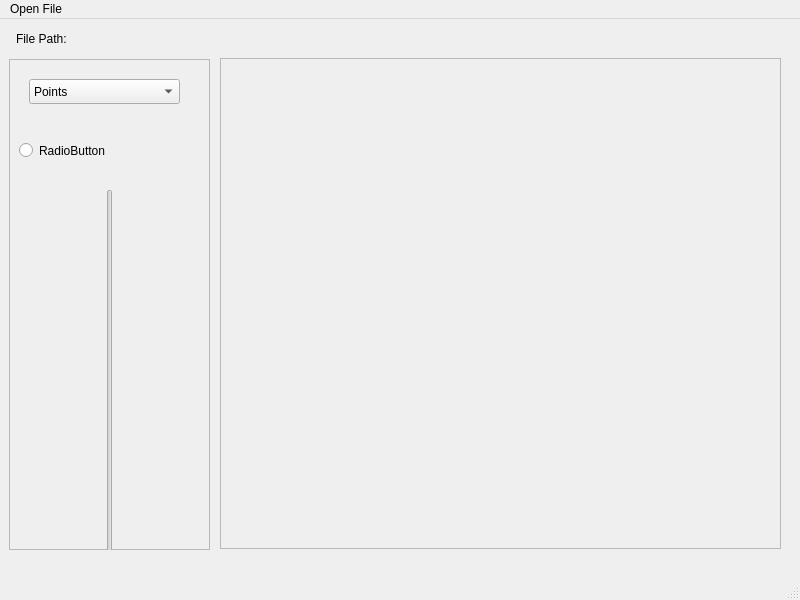
<?xml version="1.0" encoding="UTF-8"?>
<ui version="4.0">
 <class>MainWindow</class>
 <widget class="QMainWindow" name="MainWindow">
  <property name="geometry">
   <rect>
    <x>0</x>
    <y>0</y>
    <width>800</width>
    <height>600</height>
   </rect>
  </property>
  <property name="windowTitle">
   <string>MainWindow</string>
  </property>
  <widget class="QWidget" name="centralwidget">
   <widget class="QFrame" name="vtk_Frame">
    <property name="geometry">
     <rect>
      <x>220</x>
      <y>39</y>
      <width>561</width>
      <height>491</height>
     </rect>
    </property>
    <property name="frameShape">
     <enum>QFrame::StyledPanel</enum>
    </property>
    <property name="frameShadow">
     <enum>QFrame::Raised</enum>
    </property>
   </widget>
   <widget class="QFrame" name="utility_Frame">
    <property name="geometry">
     <rect>
      <x>9</x>
      <y>40</y>
      <width>201</width>
      <height>491</height>
     </rect>
    </property>
    <property name="frameShape">
     <enum>QFrame::StyledPanel</enum>
    </property>
    <property name="frameShadow">
     <enum>QFrame::Raised</enum>
    </property>
    <widget class="QComboBox" name="view_Box">
     <property name="geometry">
      <rect>
       <x>20</x>
       <y>20</y>
       <width>151</width>
       <height>25</height>
      </rect>
     </property>
     <item>
      <property name="text">
       <string>Points</string>
      </property>
     </item>
     <item>
      <property name="text">
       <string>Wireframe</string>
      </property>
     </item>
     <item>
      <property name="text">
       <string>Surface</string>
      </property>
     </item>
    </widget>
    <widget class="QRadioButton" name="radioButton">
     <property name="geometry">
      <rect>
       <x>10</x>
       <y>80</y>
       <width>112</width>
       <height>23</height>
      </rect>
     </property>
     <property name="text">
      <string>RadioButton</string>
     </property>
    </widget>
    <widget class="QWidget" name="">
     <property name="geometry">
      <rect>
       <x>0</x>
       <y>130</y>
       <width>201</width>
       <height>381</height>
      </rect>
     </property>
     <layout class="QHBoxLayout" name="horizontalLayout">
      <item>
       <spacer name="horizontalSpacer_2">
        <property name="orientation">
         <enum>Qt::Horizontal</enum>
        </property>
        <property name="sizeHint" stdset="0">
         <size>
          <width>40</width>
          <height>20</height>
         </size>
        </property>
       </spacer>
      </item>
      <item>
       <widget class="QSlider" name="res_Slider">
        <property name="orientation">
         <enum>Qt::Vertical</enum>
        </property>
       </widget>
      </item>
      <item>
       <spacer name="horizontalSpacer">
        <property name="orientation">
         <enum>Qt::Horizontal</enum>
        </property>
        <property name="sizeHint" stdset="0">
         <size>
          <width>40</width>
          <height>20</height>
         </size>
        </property>
       </spacer>
      </item>
     </layout>
    </widget>
   </widget>
   <widget class="QLabel" name="dir_Label">
    <property name="geometry">
     <rect>
      <x>16</x>
      <y>10</y>
      <width>761</width>
      <height>20</height>
     </rect>
    </property>
    <property name="text">
     <string>File Path:</string>
    </property>
   </widget>
  </widget>
  <widget class="QMenuBar" name="menubar">
   <property name="geometry">
    <rect>
     <x>0</x>
     <y>0</y>
     <width>800</width>
     <height>22</height>
    </rect>
   </property>
   <widget class="QMenu" name="menuOpen_File">
    <property name="title">
     <string>Open File</string>
    </property>
   </widget>
   <addaction name="menuOpen_File"/>
  </widget>
  <widget class="QStatusBar" name="statusbar"/>
 </widget>
 <resources/>
 <connections/>
</ui>
